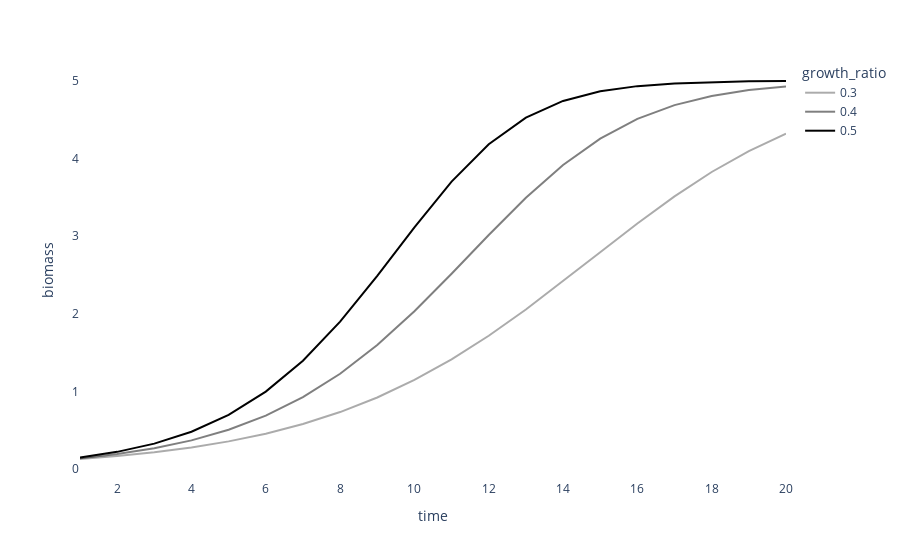

Source (notebook cell):
### Code cell
fig = px.line(
    pd.DataFrame(rows), x='time', y='biomass', color='growth_ratio',
    color_discrete_map={
                   0.3: "rgba(1,1,1,0.33)",
                   0.4: "rgba(1,1,1,0.5)",
                   0.5: "rgba(1,1,1,1)"
               }
)

fig.update_traces(marker=dict(color='black'))
fig.update_layout(plot_bgcolor="rgba(0,0,0,0)")
with open('SurplusModels/capped_growth.png', 'wb') as fh:
    fh.write(fig.to_image('png'))
fig

### Figure 1 — Plotly figure (JSON) as saved in the notebook; plotly's stock layout.template omitted (floating-point values rounded to 4 significant figures)
{"data": [{"hovertemplate": "growth_ratio=0.3<br>time=%{x}<br>biomass=%{y}<extra></extra>", "legendgroup": "0.3", "line": {"color": "rgba(1,1,1,0.33)", "dash": "solid"}, "marker": {"color": "black", "symbol": "circle"}, "mode": "lines", "name": "0.3", "orientation": "v", "showlegend": true, "type": "scatter", "x": [1, 2, 3, 4, 5, 6, 7, 8, 9, 10, 11, 12, 13, 14, 15, 16, 17, 18, 19, 20], "xaxis": "x", "y": [0.1294, 0.1672, 0.2157, 0.2776, 0.3563, 0.4556, 0.5798, 0.7335, 0.9213, 1.147, 1.412, 1.716, 2.054, 2.417, 2.792, 3.162, 3.51, 3.824, 4.094, 4.316], "yaxis": "y"}, {"hovertemplate": "growth_ratio=0.4<br>time=%{x}<br>biomass=%{y}<extra></extra>", "legendgroup": "0.4", "line": {"color": "rgba(1,1,1,0.5)", "dash": "solid"}, "marker": {"color": "black", "symbol": "circle"}, "mode": "lines", "name": "0.4", "orientation": "v", "showlegend": true, "type": "scatter", "x": [1, 2, 3, 4, 5, 6, 7, 8, 9, 10, 11, 12, 13, 14, 15, 16, 17, 18, 19, 20], "xaxis": "x", "y": [0.1392, 0.1933, 0.2677, 0.369, 0.5057, 0.6875, 0.9247, 1.226, 1.596, 2.031, 2.514, 3.014, 3.492, 3.914, 4.254, 4.508, 4.685, 4.803, 4.879, 4.926], "yaxis": "y"}, {"hovertemplate": "growth_ratio=0.5<br>time=%{x}<br>biomass=%{y}<extra></extra>", "legendgroup": "0.5", "line": {"color": "rgba(1,1,1,1)", "dash": "solid"}, "marker": {"color": "black", "symbol": "circle"}, "mode": "lines", "name": "0.5", "orientation": "v", "showlegend": true, "type": "scatter", "x": [1, 2, 3, 4, 5, 6, 7, 8, 9, 10, 11, 12, 13, 14, 15, 16, 17, 18, 19, 20], "xaxis": "x", "y": [0.149, 0.2213, 0.327, 0.4798, 0.6967, 0.9966, 1.396, 1.899, 2.487, 3.112, 3.7, 4.181, 4.523, 4.739, 4.863, 4.929, 4.964, 4.982, 4.991, 4.995], "yaxis": "y"}], "layout": {"legend": {"title": {"text": "growth_ratio"}, "tracegroupgap": 0}, "margin": {"t": 60}, "plot_bgcolor": "rgba(0,0,0,0)", "xaxis": {"anchor": "y", "domain": [0, 1], "title": {"text": "time"}}, "yaxis": {"anchor": "x", "domain": [0, 1], "title": {"text": "biomass"}}}}
